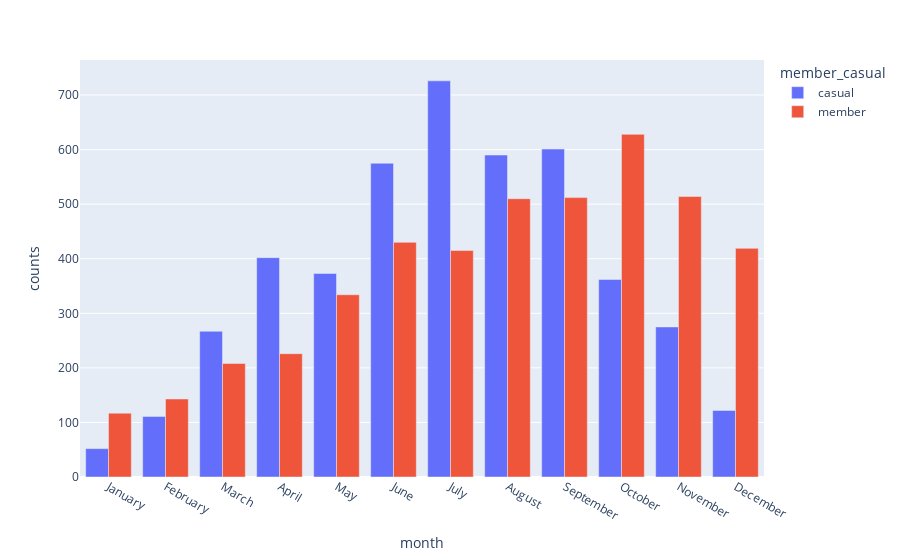

Source (notebook cell):
### Markdown cell above
**4) Do member bikers ride consistently over the months?**

### Code cell
df_1 = df_smote_final.groupby(by=["month", "member_casual"]).size().reset_index(name="counts")
map_month = {
    1: 'January',
    2: 'February',
    3: 'March',
    4: 'April',
    5: 'May',
    6: 'June',
    7: 'July',
    8: 'August',
    9: 'September',
    10: 'October', 
    11: 'November',
    12: 'December'
}
df_1['month'] = df_1['month'].map(map_month)
fig = px.bar(df_1, x="month", y="counts",color="member_casual",barmode="group")
fig.show()

### Figure 1 — Plotly figure (JSON) as saved in the notebook; plotly's stock layout.template omitted (floating-point values rounded to 4 significant figures)
{"data": [{"alignmentgroup": "True", "hovertemplate": "member_casual=casual<br>month=%{x}<br>counts=%{y}<extra></extra>", "legendgroup": "casual", "marker": {"color": "#636efa", "pattern": {"shape": ""}}, "name": "casual", "offsetgroup": "casual", "orientation": "v", "showlegend": true, "textposition": "auto", "type": "bar", "x": ["January", "February", "March", "April", "May", "June", "July", "August", "September", "October", "November", "December"], "xaxis": "x", "y": [52, 111, 267, 402, 373, 575, 726, 590, 601, 362, 275, 122], "yaxis": "y"}, {"alignmentgroup": "True", "hovertemplate": "member_casual=member<br>month=%{x}<br>counts=%{y}<extra></extra>", "legendgroup": "member", "marker": {"color": "#EF553B", "pattern": {"shape": ""}}, "name": "member", "offsetgroup": "member", "orientation": "v", "showlegend": true, "textposition": "auto", "type": "bar", "x": ["January", "February", "March", "April", "May", "June", "July", "August", "September", "October", "November", "December"], "xaxis": "x", "y": [117, 143, 208, 226, 334, 430, 415, 510, 512, 628, 514, 419], "yaxis": "y"}], "layout": {"barmode": "group", "legend": {"title": {"text": "member_casual"}, "tracegroupgap": 0}, "margin": {"t": 60}, "xaxis": {"anchor": "y", "domain": [0, 1], "title": {"text": "month"}}, "yaxis": {"anchor": "x", "domain": [0, 1], "title": {"text": "counts"}}}}
